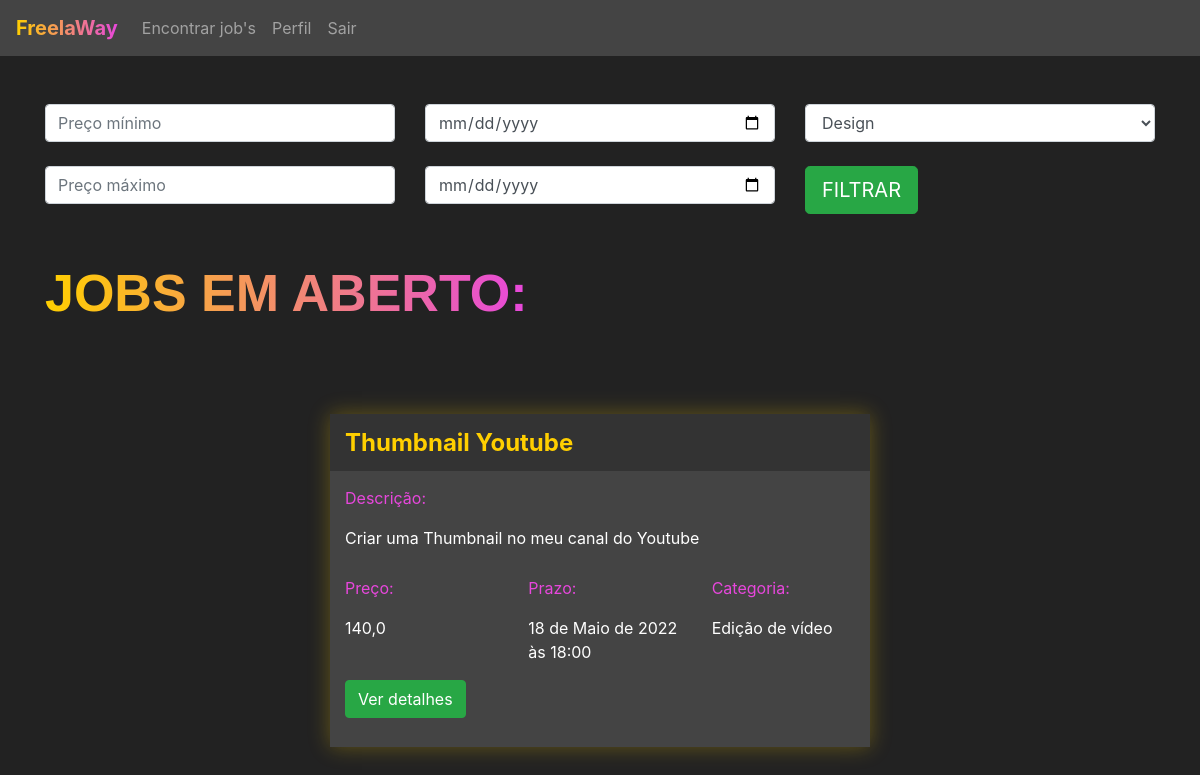
/jobs/encontrar_jobs/ (signed in), run on the app's committed database.
### jobs/models.py (models this page shows, shortened)
class Jobs(models.Model):
    categoria_choices = (('D', 'Design'),
                         ('EV', 'Edição de Vídeo'))
    status_choices = (('C', 'Em criação'),
                      ('AA', 'Aguardando aprovação'),
                      ('F', 'Finalizado'))
    titulo = models.CharField(max_length=200)
    descricao = models.TextField()
    categoria = models.CharField(max_length=2, choices=categoria_choices, default="D")
    prazo_entrega = models.DateTimeField()
    preco = models.FloatField()
    referencias = models.ManyToManyField(Referencias)
    profissional = models.ForeignKey(User, on_delete=models.DO_NOTHING, null=True, blank=True)
    reservado = models.BooleanField(default=False)
    status = models.CharField(max_length=2, choices=status_choices, default='C')
    arquivo_final = models.FileField(null=True)

### jobs/views.py (the view)
# urls.py: path('encontrar_jobs/', views.encontrar_jobs, name='encontrar_jobs'),
@login_required(login_url='/auth/logar')
def encontrar_jobs(request):
    if request.method == 'GET':
        preco_minimo = request.GET.get('preco_minimo')
        preco_maximo = request.GET.get('preco_maximo')
        prazo_minimo = request.GET.get('prazo_minimo')
        prazo_maximo = request.GET.get('prazo_maximo')
        categoria = request.GET.get('categoria')
        if preco_minimo or preco_maximo or prazo_minimo or prazo_maximo or categoria:
            if not preco_minimo:
                preco_minimo = 0
            if not preco_maximo:
                preco_maximo = 999999
            if not prazo_minimo:
                prazo_minimo = datetime(year=1900, month=1, day=1)
            if not prazo_maximo:
                prazo_maximo = datetime(year=3000, month=1, day=1)
            if categoria == 'D':
                categoria = ['D',]
            elif categoria == 'EV':
                categoria = ['EV',]
            jobs = Jobs.objects.filter(preco__gte=preco_minimo)\
                .filter(preco__lte=preco_maximo)\
                .filter(prazo_entrega__gte=prazo_minimo)\
                .filter(prazo_entrega__lte=prazo_maximo)\
                .filter(categoria__in=categoria)\
                .filter(reservado=False)
        else:
            jobs = Jobs.objects.filter(reservado=False)
        return render(request, 'encontrar_jobs.html', {'jobs': jobs})

### jobs/models.py (called while the page is built)
    def __str__(self) -> str:
        return self.arquivo.url

### jobs/templates/encontrar_jobs.html (shortened to what this page needs)
{% extends 'base.html' %}
{% load static %}
{% block 'head' %}
    <link rel="stylesheet" href="{% static 'jobs/css/encontrar_jobs.css' %}">
{% endblock %}
{% block 'body' %}
    <div class="container">
    <br>
    <br>
        <div class="row">
            <div class="col-sm">
            <form action="{% url 'encontrar_jobs' %}" method="GET">{% csrf_token %}
                <input type="text" class="form-control" placeholder="Preço mínimo" name="preco_minimo">
                <br>
                <input type="text" class="form-control" placeholder="Preço máximo" name="preco_maximo">
            </div>
            <div class="col-sm">
                <input type="date" class="form-control" name="prazo_minimo">
                <br>
                <input type="date" class="form-control" name="prazo_maximo">
            </div>
            <div class="col-sm">
                <select class="form-control" name="categoria">
                    <option value="D">Design</option>
                </select>
                <br>
                <input type="submit" class="btn btn-success btn-lg" value="FILTRAR">
            </div>
        </div>
        <br>
        <br>
        <h2 class="titulo">JOBS EM ABERTO:</h2>
            <div class="row justify-content-around">
                {% for job in jobs %}
                    <div class="col-6 row-card">
                        <div class="card-job">
                            <div class="header-job">
                                <h4 class="titulo-job">{{job.titulo}}</h4>
                                </div>
                                <div class="body-job">
                                    <p class="titulo-body">Descrição:</p>
                                    <div style="width: 70%">
                                        <p>{{job.descricao}}</p>
                                </div>
                                <div class="row">
                                    <div class="col-4">
                                        <p class="titulo-body">Preço:</p>
                                        <p>{{job.preco}}</p>
                                    </div>
                                    <div class="col-4">
                                        <p class="titulo-body">Prazo:</p>
                                        <p>{{job.prazo_entrega}}</p>
                                    </div>
                                    <div class="col-4">
                                        <p class="titulo-body">Categoria:</p>
                                        <p>{% if job.categoria == 'D' %}
                                                Design
                                            {% else %}
                                                Edição de vídeo
                                            {% endif %}
                                        </p>
                                    </div>
                                </div>
                                <button class="btn btn-success" data-toggle="modal" data-target="#modal-{{job.id}}">Ver detalhes</button>
                                <br>
                                <br>
                            </div>
                        </div>
                    </div>
                {% endfor %}
            </div>
        </div>
{% endblock %}

### templates/static/jobs/css/encontrar_jobs.css (style rules this page uses)
.fundo { background-color: #222; color: white; }
.card-job { background-color: #444; box-shadow: 0 0px 20px 0 rgba( 255, 207, 0, 0.3 ); PYSTACK WEEK 3.0 | AULA 02 4 padding: 0; margin-top: 50px; }
.header-job { background-color: #333; width: 100% !important; padding: 5px; padding-left: 15px; }
.row-card { margin-top: 40px; }
.titulo-job { color: #FFCF00; font-weight: bold; margin-top: 10px; }
.body-job { padding: 5px; padding-left: 15px; }
.titulo-body { color: #E747DC; margin-top: 10px; }
.titulo { font-family: Arial, Helvetica, sans-serif; font-weight: bold; font-size: 52px; display: inline; background-image: linear-gradient(90deg, rgba(255,207,0,1) 0%, rgba(231,71,220,1) 100%); background-clip: text; -webkit-background-clip: text; color: transparent; padding-bottom: 10px; }

### data on the page
Jobs: titulo "Thumbnail Youtube", descricao "Criar uma Thumbnail no meu canal do Youtube", preco "140,0", prazo_entrega "18 de Maio de 2022 às 18:00", categoria "Edição de vídeo"
